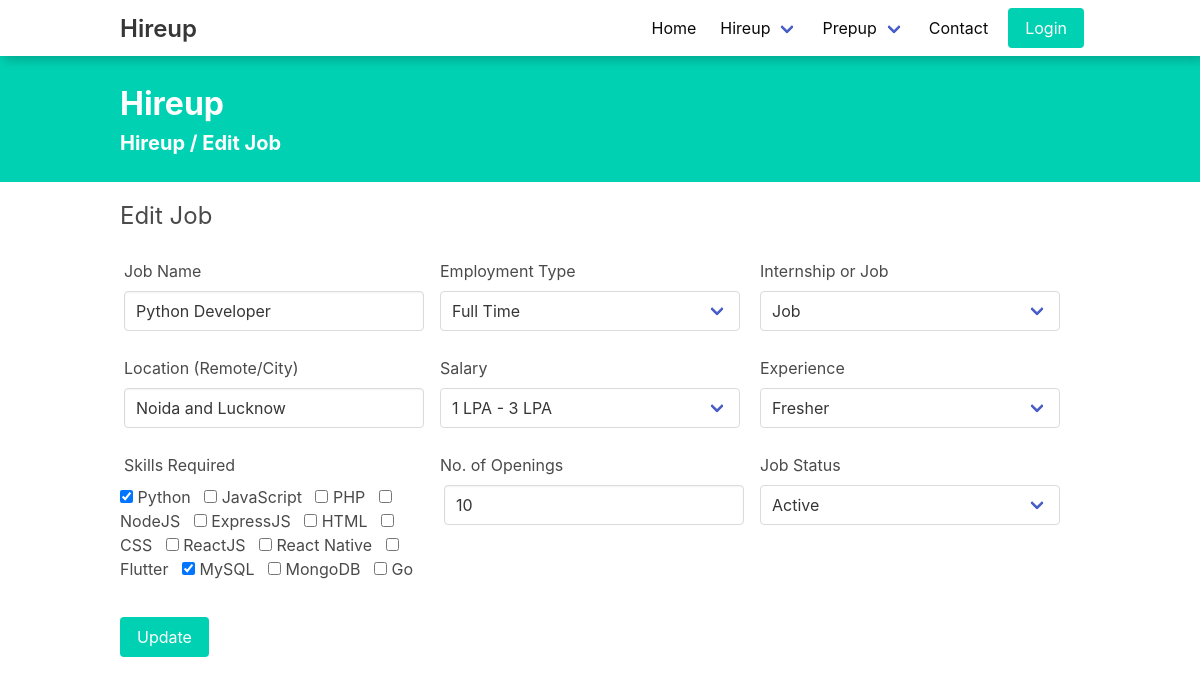
Before: /hireup/edit-job/1/ with the older database file.
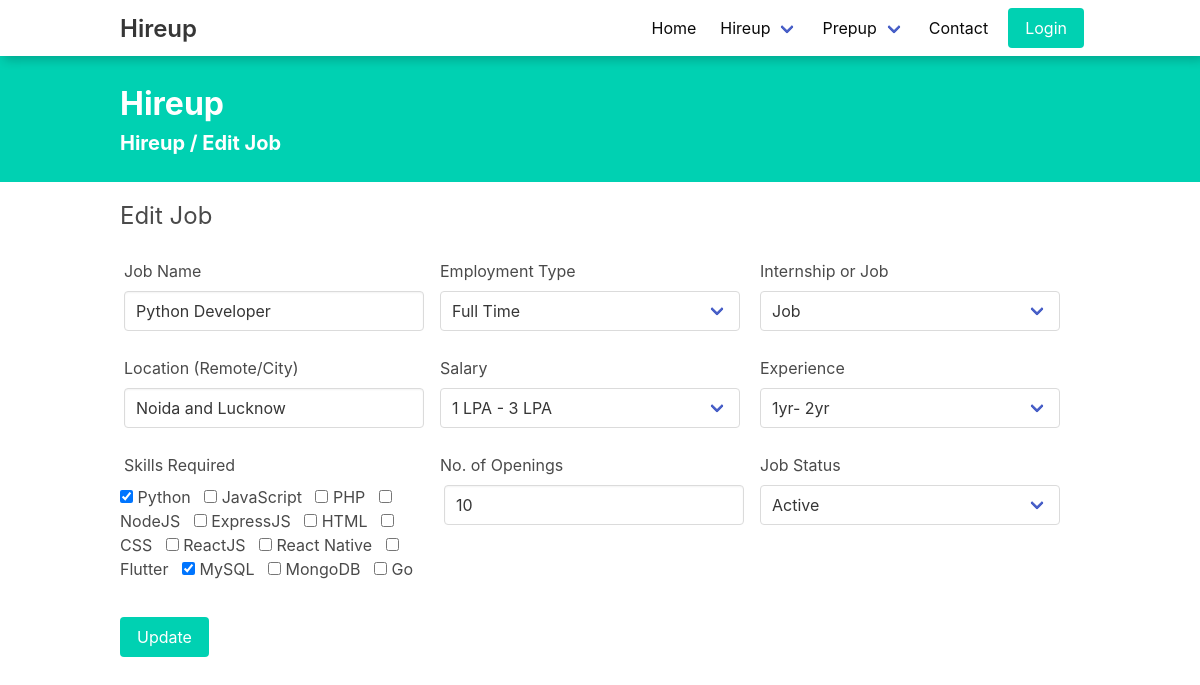
After: the same page with the newer database file.
### HireApp/models.py (models this page shows, shortened)
class Work(models.Model):
    TYPE = (('INTERNSHIP', 'INTERNSHIP'), ('JOB', 'JOB'))
    EMP = (('Part Time Job', 'Part Time Job'),
           ('Full Time Job', 'Full Time Job'))
    Type = models.CharField(max_length=20)
    emp_type = models.CharField(max_length=50)
    work_name = models.CharField(max_length=100)
    company = models.ForeignKey('CompanyProfile', on_delete=models.CASCADE)
    experience_or_time = models.CharField(max_length=10)
    location = models.CharField(max_length=100)
    salary_or_stipend = models.CharField(max_length=20)
    about = RichTextField()
    min_requirement = RichTextField()
    tech_stack = models.CharField(max_length=100)
    posted = models.DateTimeField(auto_now_add=True)
    number_of_vacancy = models.CharField(max_length=3)
    status = models.BooleanField(default=True)
    applicants = models.ManyToManyField(UserProfile)
    resume_selected = models.ManyToManyField(
        UserProfile, related_name='resume_selected')
    hired = models.ManyToManyField(UserProfile, related_name='hired')
    onboard = models.ManyToManyField(UserProfile, related_name='onboard')
    created_by = models.ForeignKey(
        RecruiterProfile, on_delete=models.DO_NOTHING)

### HireApp/views.py (the view, shortened to what this page needs)
# urls.py: path('edit-job/<id>/', editJob, name='editJob'),
def editJob(request, id):
    work = Work.objects.filter(id=id).first()
    logger.info('Edit Job {0}'.format(id))
    return render(request, 'hireup/editjob.html', {'data': work})

### templates/hireup/editjob.html (shortened to what the changed rows need)
{% extends "layout.html" %} {% load static %} {% block css %}
<link rel="stylesheet" href="{% static 'css/prepup/index.css' %}" />
<link rel="stylesheet" href="{% static 'css/hireup/createJob.css' %}" />
<link
  rel="stylesheet"
  href="https://cdnjs.cloudflare.com/ajax/libs/font-awesome/4.7.0/css/font-awesome.min.css"
/>
<link
  rel="stylesheet"
  href="https://use.fontawesome.com/releases/v5.8.1/css/all.css"
/>
{% endblock %} {% block body %}
<div class="has-background-primary set">
  <div class="container py-5">
    <h1 class="is-size-3 has-text-white m-0"><b>Hireup</b></h1>
    <h2 class="is-size-5 has-text-white"><b>Hireup / Edit Job</b></h2>
  </div>
</div>
<section class="section container set">
  <h2 class="is-size-4 mb-3">Edit Job</h2>
  <form class="editJob" method="post">
    <div class="field is-horizontal">
      <div class="field-body">
        <div class="field">
          <p class="control is-expanded is-fullwidth">
            <input
              class="input mx-1"
              type="text"
              placeholder="Job Title"
              name="jobName"
              id="id"
              value="{{ data.work_name }}"
              required
            />
          </p>
        </div>
      </div>
      <div class="field-body">
        <div class="field">
          <p class="control is-expanded select is-fullwidth">
            <select id="selectbasic-0" name="empType" class="is-large">
              <option value="Full Time"  {% if data.emp_type == 'Full Time' %} selected {% endif %} >Full Time</option>
            </select>
          </p>
        </div>
      </div>
      <div class="field-body">
        <div class="field">
          <p class="control is-expanded select is-fullwidth">
            <select id="selectbasic-0" name="jobType" class="is-large" required>
              <option value="Job" {% if data.Type == 'Job' %} selected {% endif %}>Job</option>
            </select>
          </p>
        </div>
      </div>
    </div>
    <div class="field is-horizontal">
      <div class="field-body">
        <div class="field">
          <p class="control is-expanded is-fullwidth">
            <input
              class="input mx-1"
              type="text"
              placeholder="location"
              name="location"
              id="location"
              value="{{ data.location }}"
              required
            />
          </p>
        </div>
      </div>
      <div class="field-body">
        <div class="field">
          <p class="control is-expanded select is-fullwidth">
            <select id="selectbasic-0" name="salary" class="is-large" required>
              <option value="1 LPA - 3 LPA" {% if data.salary_or_stipend == '1 LPA - 3 LPA' %} selected {% endif %} >1 LPA - 3 LPA</option>
            </select>
          </p>
        </div>
      </div>
      <div class="field-body">
        <div class="field">
          <p class="control is-expanded select is-fullwidth">
            <select
              id="selectbasic-0"
              name="experience"
              class="is-large"
              required
            >
              <option value="Fresher" {% if data.experience_or_time == 'Fresher' %} selected {% endif %} >Fresher</option>
              <option value="1yr- 2yr" {% if data.experience_or_time == '1yr- 2yr' %} selected {% endif %} >1yr- 2yr</option>
            </select>
          </p>
        </div>
      </div>
    </div>
    <div class="field is-horizontal">
      <div class="field-body">
        <div class="field">
          <p class="control is-expanded is-fullwidth skills">
            <span class="control">
              <label class="is-checkbox is-rounded">
                <input
                  id="mycheckbox"
                  type="checkbox"
                  name="stack"
                  value="Python"
                  {% if "Python" in data.tech_stack %} checked {% endif %}
                />
                <span>Python</span>
              </label> </span
            >&nbsp;
            <span class="control">
              <label class="is-checkbox is-rounded">
                <input
                  id="mycheckbox"
                  type="checkbox"
                  name="stack"
                  value="JavaScript"
                />
                <span>JavaScript</span>
              </label>
            </span>
            <span class="control">
              <label class="is-checkbox is-rounded">
                <input
                  id="mycheckbox"
                  name="stack"
                  type="checkbox"
                  value="PHP"
                />
                <span>PHP</span>
              </label>
            </span>
            <span class="control">
              <label class="is-checkbox is-rounded">
                <input
                  id="mycheckbox"
                  type="checkbox"
                  name="stack"
                  value="NodeJS"
                />
                <span>NodeJS</span>
              </label>
            </span>
            <span class="control">
              <label class="is-checkbox is-rounded">
                <input
                  id="mycheckbox"
                  type="checkbox"
                  name="stack"
                  value="ExpressJS"
                />
                <span>ExpressJS</span>
              </label>
            </span>
            <span class="control">
              <label class="is-checkbox is-rounded">
                <input
                  id="mycheckbox"
                  type="checkbox"
                  name="stack"
                  value="HTML"
                />
                <span>HTML</span>
              </label>
            </span>
            <span class="control">
              <label class="is-checkbox is-rounded">
                <input
                  id="mycheckbox"
                  name="stack"
                  type="checkbox"
                  value="CSS"
                />
                <span>CSS</span>
              </label>
            </span>
            <span class="control">
              <label class="is-checkbox is-rounded">
                <input
                  id="mycheckbox"
                  type="checkbox"
                  name="stack"
                  value="ReactJS"
                />
                <span>ReactJS</span>
              </label>
            </span>
            <span class="control">
              <label class="is-checkbox is-rounded">
                <input
                  id="mycheckbox"
                  type="checkbox"
                  name="stack"
                  value="React Native"
                />
                <span>React Native</span>
              </label>
            </span>
            <span class="control">
              <label class="is-checkbox is-rounded">
                <input
                  id="mycheckbox"
                  type="checkbox"
                  name="stack"
                  value="Flutter"
                />
                <span>Flutter</span>
              </label>
            </span>
            <span class="control">
              <label class="is-checkbox is-rounded">
                <input
                  id="mycheckbox"
                  type="checkbox"
                  name="stack"
                  value="MySQL"
                  {% if "MySQL" in data.tech_stack %} checked {% endif %}
                />
                <span>MySQL</span>
              </label>
            </span>
            <span class="control">
              <label class="is-checkbox is-rounded">
                <input
                  id="mycheckbox"
                  type="checkbox"
                  name="stack"
                  value="MongoDB"
                />
                <span>MongoDB</span>
              </label>
            </span>
            <span class="control">
              <label class="is-checkbox is-rounded">
                <input
                  id="mycheckbox"
                  name="stack"
                  type="checkbox"
                  value="Go"
                />
                <span>Go</span>
              </label>
            </span>
          </p>
        </div>
      </div>
      <div class="field-body">
        <div class="field">
          <p class="control is-expanded is-fullwidth">
            <input
              class="input mx-1"
              type="text"
              placeholder="No. pf Openings"
              name="opening"
              id="id"
              value="{{data.number_of_vacancy}}"
              required
            />
          </p>
        </div>
      </div>
      <div class="field-body">
        <div class="field">
          <p class="control is-expanded select is-fullwidth">
            <select
              id="selectbasic-0"
              name="jobStatus"
              class="is-large"
              required
            >
              <option value="Active" {% if data.status == True %} selected {% endif %} >Active</option>
            </select>
          </p>
        </div>
      </div>
    </div>
    <br />
  </form>
</section>
{% endblock %} {% block script %} {% endblock %}

Changed rows visible on the page:
changed Work "Python Developer": experience "Fresher" → "1yr- 2yr"
